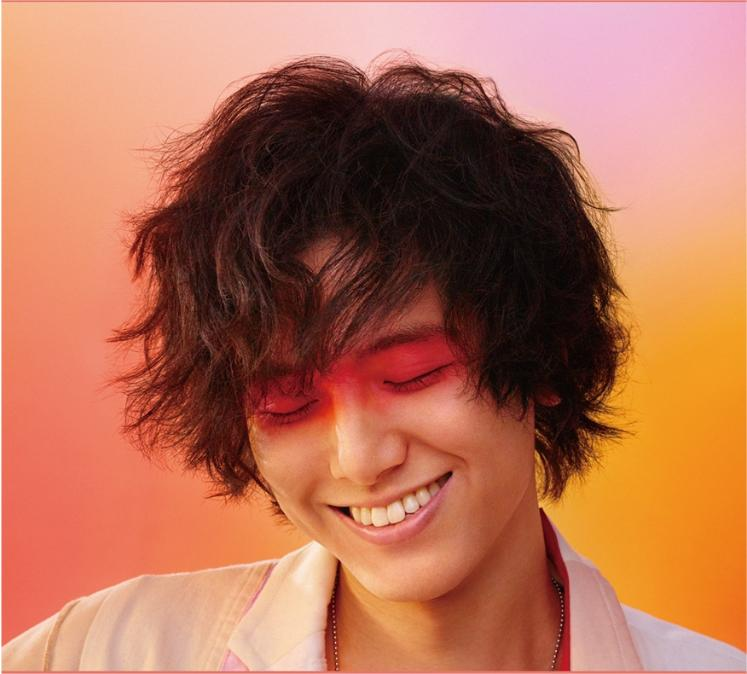
#> input picture test1.jpeg, 747 x 674 px
$ python key_test.py
#> lines starting #> are read from the running program, lines starting #| are printed output that depends on the picture; long printed decimals are rounded
import numpy as np
import cv2
import hashlib

def create_grayscale_alpha_image(P0, P1):

    if P0.shape != P1.shape:
        raise ValueError("Both images must have the same dimensions.")
    # RGBA
    height, width = P0.shape
    GA_image = np.zeros((height, width, 2), dtype=np.uint8)
    GA_image[:, :, 0] = P0
    GA_image[:, :, 1] = P1
    return GA_image

def generate_hash_key(PG, PA):

    # 将PG和PA转换为一维数组并拼接
    PC = np.concatenate((PG.flatten(), PA.flatten()))
    # SHA-512
    hash_obj = hashlib.sha512(PC.tobytes())
    hash_digest = hash_obj.digest()
    # 转为64个十进制数
    ci = [int.from_bytes(hash_digest[i:i+1], 'big') for i in range(64)]
    return ci

def generate_initial_key_stream(ci):

    x = np.zeros(5)
    for i in range(5):
        # 每四个值进行一次异或操作
        x[i] = ci[10*i] ^ ci[10*i+1] ^ ci[10*i+2] ^ ci[10*i+3]
    lambda_y = np.mod(ci[50] ^ ci[51] ^ ci[52] ^ ci[53], 6.35) - 4.0
    return x, lambda_y

# 示例使用
# 读取图像
P0 = cv2.imread('test1.jpeg', cv2.IMREAD_GRAYSCALE)
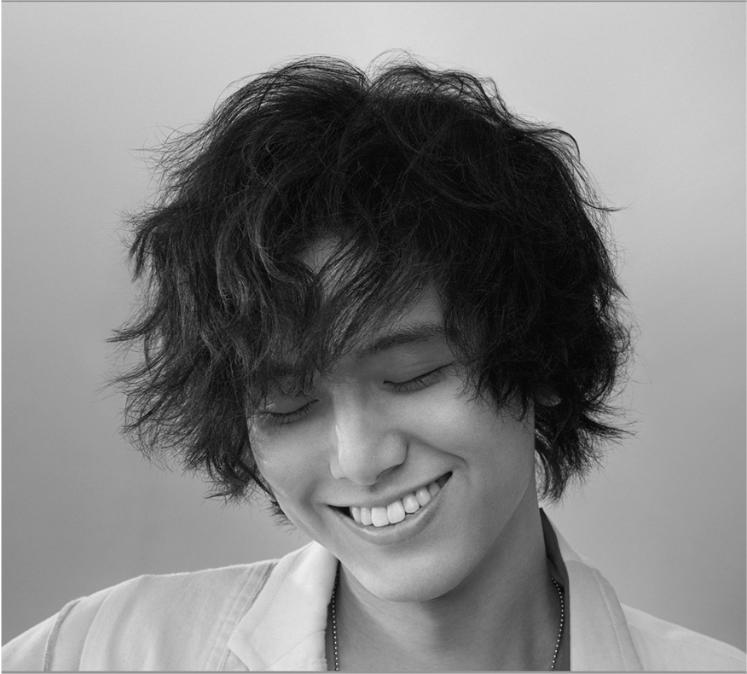
#> P0: shape (674, 747); min 0, max 255, mean 129.9
P1 = cv2.imread('test1.jpeg', cv2.IMREAD_GRAYSCALE)

# 创建 Grayscale-Alpha 图像
GA_image = create_grayscale_alpha_image(P0, P1)
PG = GA_image[:, :, 0]
PA = GA_image[:, :, 1]

# 生成哈希密钥
ci = generate_hash_key(PG, PA)
#> in generate_hash_key, `ci = [int.from_bytes(hash_digest[i:i+1], 'big') for i in range(64)]`: ci = 64 values, max 254 at index 1, min 2 at index 51, mean 125.4

# 生成初始密钥流
initial_key_stream, lambda_y = generate_initial_key_stream(ci)
#> after the loop in generate_initial_key_stream, `for i in range(5):`: x = [26, 152, 160, 58, 36]
#> in generate_initial_key_stream, `lambda_y = np.mod(ci[50] ^ ci[51] ^ ci[52] ^ ci[53], 6.35) - 4.0`: lambda_y = -2.4
#> initial_key_stream = [26, 152, 160, 58, 36]; lambda_y = -2.4

print("Initial Key Stream:", initial_key_stream)
#| Initial Key Stream: [ 26. 152. 160.  58.  36.]
print("Lambda:", lambda_y)
#| Lambda: -2.400
